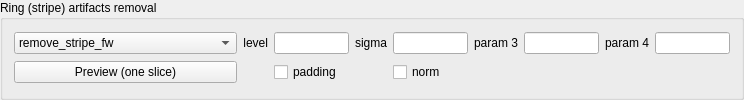
               <widget class="QGroupBox" name="sino_groupBox_01">
                <property name="title">
                 <string>Ring (stripe) artifacts removal</string>
                </property>
                <layout class="QGridLayout" name="gridLayout_2">
                 <item row="1" column="0">
                  <widget class="QPushButton" name="stripe_preview_btn">
                   <property name="toolTip">
                    <string>runs only for the current sinogram</string>
                   </property>
                   <property name="text">
                    <string>Preview (one slice)</string>
                   </property>
                  </widget>
                 </item>
                 <item row="0" column="2">
                  <widget class="QLineEdit" name="stripe_param1_input">
                   <property name="maximumSize">
                    <size>
                     <width>75</width>
                     <height>16777215</height>
                    </size>
                   </property>
                  </widget>
                 </item>
                 <item row="0" column="7">
                  <widget class="QLineEdit" name="stripe_param3_input">
                   <property name="maximumSize">
                    <size>
                     <width>75</width>
                     <height>16777215</height>
                    </size>
                   </property>
                  </widget>
                 </item>
                 <item row="0" column="0">
                  <widget class="QComboBox" name="stripe_algorithm_select">
                   <property name="minimumSize">
                    <size>
                     <width>200</width>
                     <height>0</height>
                    </size>
                   </property>
                   <property name="toolTip">
                    <string>select an algorithm to use</string>
                   </property>
                   <item>
                    <property name="text">
                     <string>remove_stripe_fw</string>
                    </property>
                   </item>
                   <item>
                    <property name="text">
                     <string>remove_stripe_ti</string>
                    </property>
                   </item>
                   <item>
                    <property name="text">
                     <string>remove_stripe_sf</string>
                    </property>
                   </item>
                   <item>
                    <property name="text">
                     <string>remove_stripe_based_sorting</string>
                    </property>
                   </item>
                   <item>
                    <property name="text">
                     <string>remove_stripe_based_filtering</string>
                    </property>
                   </item>
                   <item>
                    <property name="text">
                     <string>remove_stripe_based_fitting</string>
                    </property>
                   </item>
                   <item>
                    <property name="text">
                     <string>remove_large_stripe</string>
                    </property>
                   </item>
                   <item>
                    <property name="text">
                     <string>remove_dead_stripe</string>
                    </property>
                   </item>
                   <item>
                    <property name="text">
                     <string>remove_all_stripe</string>
                    </property>
                   </item>
                   <item>
                    <property name="text">
                     <string>remove_stripe_based_interpolation</string>
                    </property>
                   </item>
                  </widget>
                 </item>
                 <item row="0" column="4">
                  <widget class="QLabel" name="stripe_param2_label">
                   <property name="text">
                    <string>sigma</string>
                   </property>
                   <property name="alignment">
                    <set>Qt::AlignRight|Qt::AlignTrailing|Qt::AlignVCenter</set>
                   </property>
                  </widget>
                 </item>
                 <item row="0" column="6">
                  <widget class="QLabel" name="stripe_param3_label">
                   <property name="text">
                    <string>param 3</string>
                   </property>
                   <property name="alignment">
                    <set>Qt::AlignRight|Qt::AlignTrailing|Qt::AlignVCenter</set>
                   </property>
                  </widget>
                 </item>
                 <item row="0" column="5">
                  <widget class="QLineEdit" name="stripe_param2_input">
                   <property name="maximumSize">
                    <size>
                     <width>75</width>
                     <height>16777215</height>
                    </size>
                   </property>
                  </widget>
                 </item>
                 <item row="0" column="1">
                  <widget class="QLabel" name="stripe_param1_label">
                   <property name="text">
                    <string>level</string>
                   </property>
                   <property name="alignment">
                    <set>Qt::AlignRight|Qt::AlignTrailing|Qt::AlignVCenter</set>
                   </property>
                  </widget>
                 </item>
                 <item row="0" column="8">
                  <widget class="QLabel" name="stripe_param4_label">
                   <property name="text">
                    <string>param 4</string>
                   </property>
                  </widget>
                 </item>
                 <item row="0" column="9">
                  <widget class="QLineEdit" name="stripe_param4_input">
                   <property name="maximumSize">
                    <size>
                     <width>75</width>
                     <height>16777215</height>
                    </size>
                   </property>
                  </widget>
                 </item>
                 <item row="1" column="2">
                  <widget class="QCheckBox" name="stripe_pad_chk">
                   <property name="text">
                    <string>padding</string>
                   </property>
                  </widget>
                 </item>
                 <item row="1" column="5">
                  <widget class="QCheckBox" name="stripe_norm_chk">
                   <property name="text">
                    <string>norm</string>
                   </property>
                  </widget>
                 </item>
                </layout>
               </widget>
